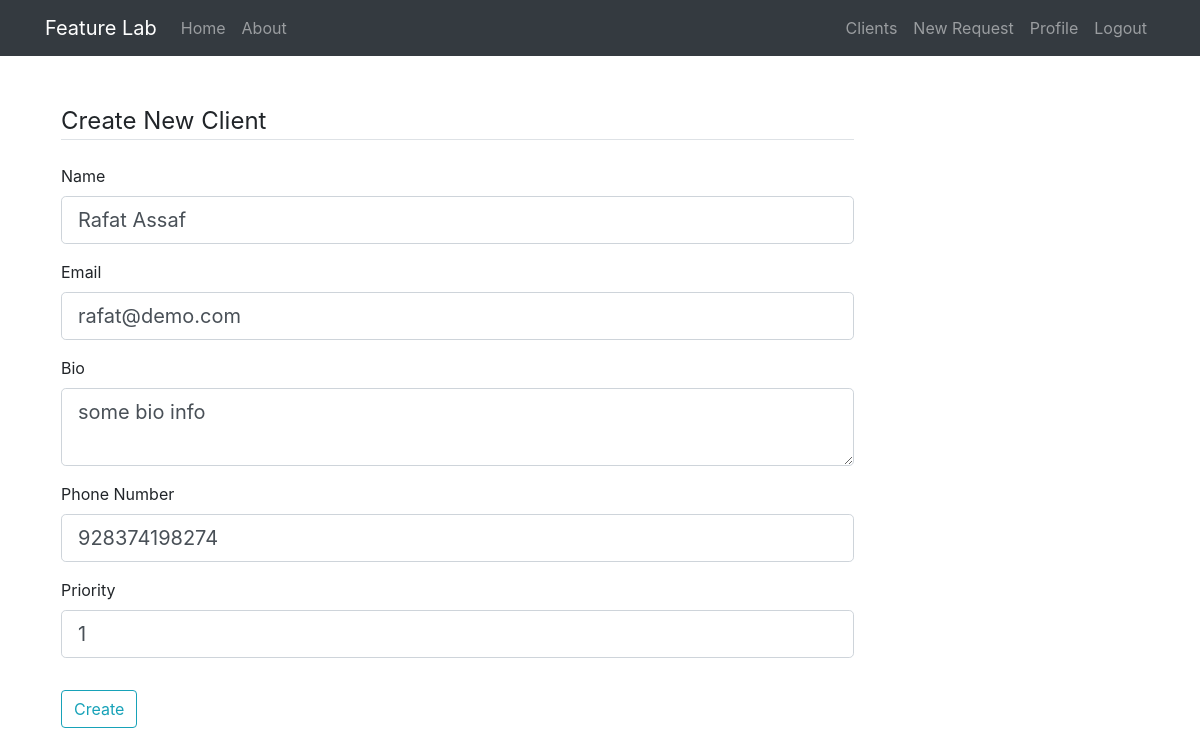
/client/1/update (signed in), run on an earlier commit of the app's database.
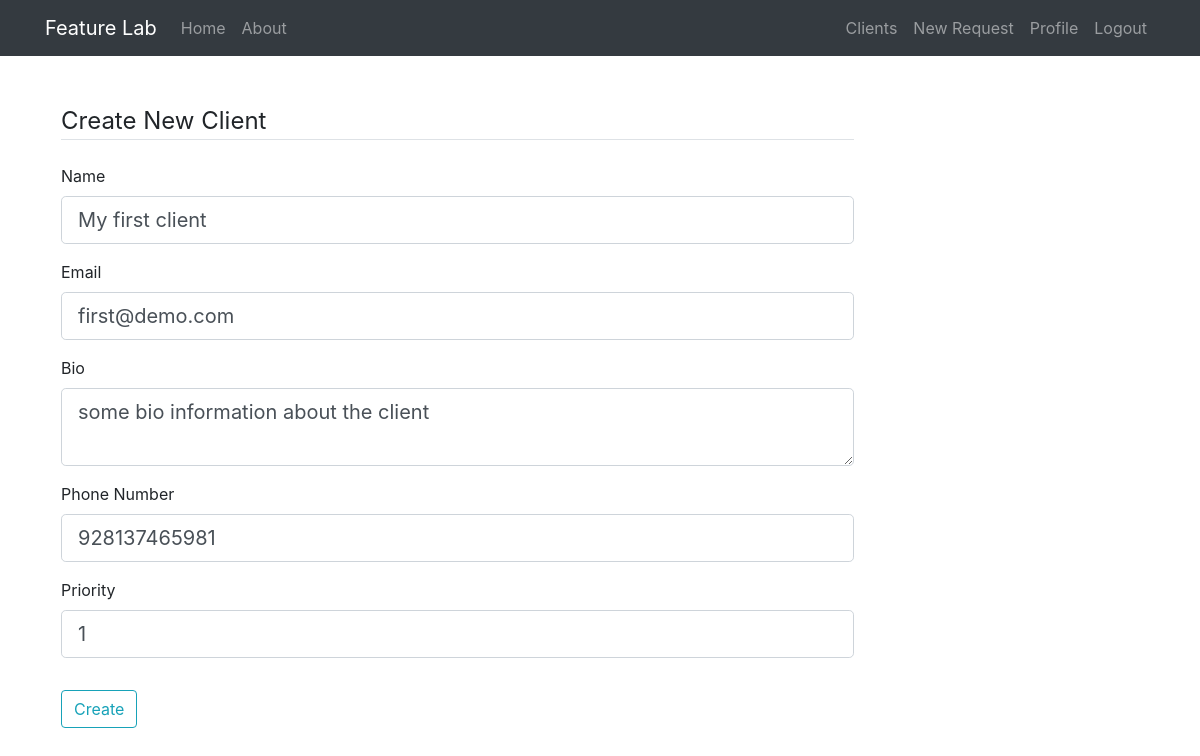
And on a later commit of the database.
### feature_lab/models.py (models this page shows, shortened)
class Client(db.Model):
    id = db.Column(db.Integer, primary_key=True)
    name = db.Column(db.String(20), unique=True, nullable=False)
    email = db.Column(db.String(120), unique=True, nullable=False)
    bio = db.Column(db.Text(), nullable=False)
    priority = db.Column(db.Integer, nullable=False)
    phone_number = db.Column(db.String(15))
    created_at = db.Column(db.DateTime, nullable=False, default=datetime.utcnow)
    products = db.relationship('Product', backref='owner', lazy=True)
    user_id = db.Column(db.Integer, db.ForeignKey('user.id'), nullable=False)

### feature_lab/clients/routes.py (the view, shortened to what this page needs)
@clients.route('/client/<int:client_id>/update', methods=['GET', 'POST'])
@login_required
def update_client(client_id):
    form = CreateClientForm()
    client = Client.query.get_or_404(client_id)
    if request.method == 'GET':
        form.name.data = client.name
        form.email.data = client.email
        form.bio.data = client.bio
        form.phone_number.data = client.phone_number
        form.priority.data = client.priority
        return render_template('create_client.html', form=form)

### feature_lab/clients/forms.py
class CreateClientForm(FlaskForm):
    name = StringField('Name',
                       validators=[DataRequired(), Length(min=8, max=50)])
    bio = TextAreaField('Bio',
                        validators=[DataRequired()])
    email = EmailField('Email',
                       validators=[DataRequired(), Email()])
    phone_number = IntegerField('Phone Number',
                                widget=NumberInput(min=0),
                                validators=[DataRequired()])
    priority = IntegerField('Priority', widget=NumberInput(min=0),
                            validators=[DataRequired()])
    submit = SubmitField('Create')

### feature_lab/models.py (called while the page is built)
@login_manager.user_loader
def load_user(user_id):
    return User.query.get(int(user_id))

### feature_lab/templates/create_client.html (shortened to what this page needs)
{% extends 'layout.html' %}
{% block content %}
    <div class="p-3">
        <form method="POST" action="">
            <fieldset class="form-group">
                <legend class="border-bottom mb-4">Create New Client</legend>
                <div class="form-group">
                    {{ form.name.label(class="form-control-label") }}
                    {% if form.name.errors %}
                        {{ form.name(class="form-control form-control-lg is-invalid") }}
                        <div class="invalid-feedback">
                            {% for error in form.name.errors %}
                                <span>{{ error }}</span>
                            {% endfor %}
                        </div>
                    {% else %}
                        {{ form.name(class="form-control form-control-lg") }}
                    {% endif%}
                </div>
                <div class="form-group">
                    {{ form.email.label(class="form-control-label") }}
                    {% if form.email.errors %}
                        {{ form.email(class="form-control form-control-lg is-invalid") }}
                        <div class="invalid-feedback">
                            {% for error in form.email.errors %}
                                <span>{{ error }}</span>
                            {% endfor %}
                        </div>
                    {% else %}
                        {{ form.email(class="form-control form-control-lg") }}
                    {% endif%}
                </div>
                <div class="form-group">
                    {{ form.bio.label(class="form-control-label") }}
                    {{ form.bio(class="form-control form-control-lg") }}
                </div>
                <div class="form-group">
                    {{ form.phone_number.label(class="form-control-label") }}
                    {{ form.phone_number(class="form-control form-control-lg") }}
                </div>
                <div class="form-group">
                    {{ form.priority.label(class="form-control-label") }}
                    {{ form.priority(class="form-control form-control-lg") }}
                </div>
            </fieldset>
            <div class="form-group">
                {{ form.submit(class="btn btn-outline-info") }}
            </div>
        </form>
    </div>
{% endblock content %}

What changed in the data, as far as the page shows it:
changed Client: name "Rafat Assaf" → "My first client"; email "rafat@demo.com" → "first@demo.com"; bio "some bio info" → "some bio information about the client"; phone_number "928374198274" → "928137465981"
